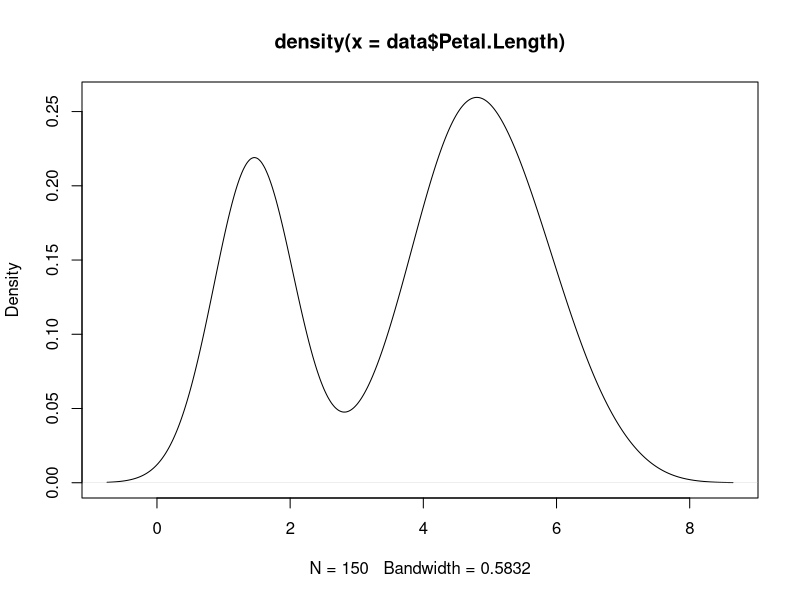

This figure's R source:
data <- iris

nrow(data)

ncol(data)

tail(data,10)

data$Sepal.Width[1:5]

plot(density(data$Petal.Length))
